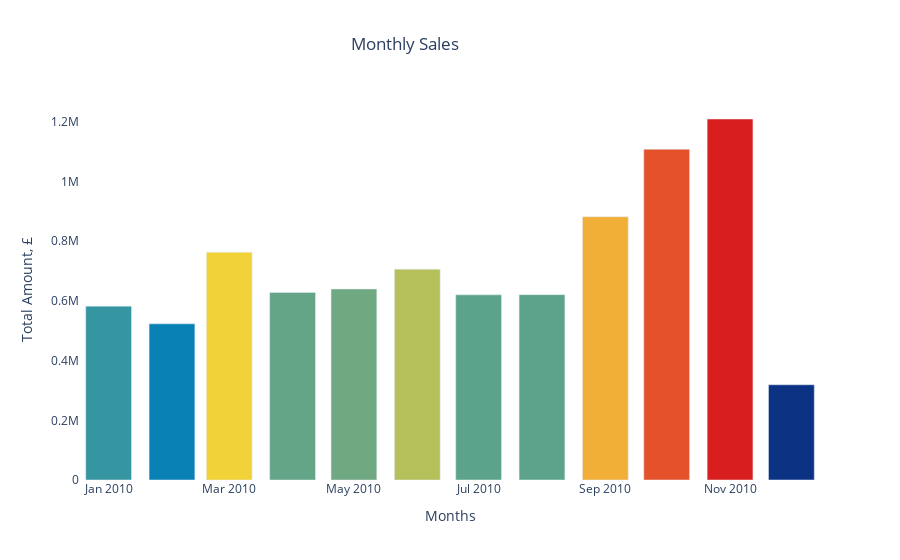

Here is the notebook cell this chart was saved with:
### Code cell
fig = go.Figure(data=[
    go.Bar(name='Monthly Sales', 
           x=retail_monthly_by_sales['InvoiceMonth'].astype(str),
           y=retail_monthly_by_sales['Total'],
           marker_opacity=1,
           marker={'color': retail_monthly_by_sales['Total'],'colorscale': 'Portland'}
          )
    ])

fig.update_layout(barmode='group', showlegend=False)

fig.update_layout(title="Monthly Sales",
                  title_x = 0.45,
                  xaxis_title="Months",
                  yaxis_title="Total Amount, £",
                  plot_bgcolor='white')
fig.show()

### Figure 1 — Plotly figure (JSON) as saved in the notebook; plotly's stock layout.template omitted (floating-point values rounded to 4 significant figures)
{"data": [{"marker": {"color": [582700.0, 523300.0, 763200.0, 628600.0, 640000.0, 706700.0, 620500.0, 621200.0, 882200.0, 1108000.0, 1210000.0, 319100.0], "colorscale": [[0, "rgb(12,51,131)"], [0.25, "rgb(10,136,186)"], [0.5, "rgb(242,211,56)"], [0.75, "rgb(242,143,56)"], [1, "rgb(217,30,30)"]], "opacity": 1}, "name": "Monthly Sales", "type": "bar", "x": ["2010-01", "2010-02", "2010-03", "2010-04", "2010-05", "2010-06", "2010-07", "2010-08", "2010-09", "2010-10", "2010-11", "2010-12"], "y": [582700.0, 523300.0, 763200.0, 628600.0, 640000.0, 706700.0, 620500.0, 621200.0, 882200.0, 1108000.0, 1210000.0, 319100.0]}], "layout": {"barmode": "group", "plot_bgcolor": "white", "showlegend": false, "title": {"text": "Monthly Sales", "x": 0.45}, "xaxis": {"title": {"text": "Months"}}, "yaxis": {"title": {"text": "Total Amount, £"}}}}
